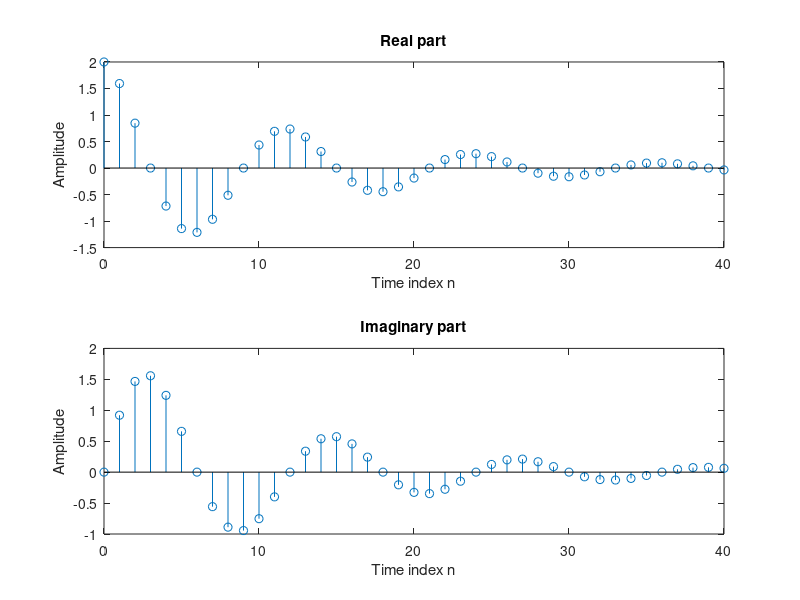

The MATLAB source for this figure:
% Program P1_2
% Generation of a complex exponential sequence
clf;
c = -(1/12)+(pi/6)*i;
K = 2;
n = 0:40;
x = K*exp(c*n);
subplot(2,1,1);
stem(n,real(x));
xlabel('Time index n');ylabel('Amplitude');
title('Real part');
subplot(2,1,2);
stem(n,imag(x));
xlabel('Time index n');ylabel('Amplitude');
title('Imaginary part');